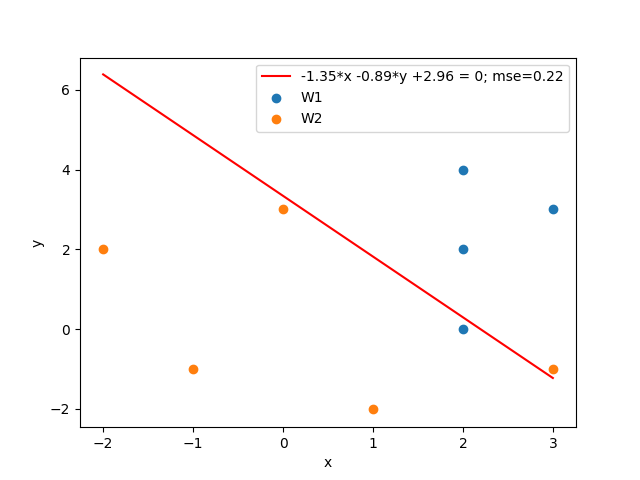

This figure's Python source:
import numpy as np 
import matplotlib
matplotlib.use('AGG')
import matplotlib.pyplot as plt
fig = plt.figure()

W1 = np.array([(2,0),(2,2),(2,4),(3,3)])
W2 = np.array([(0,3),(-2,2),(-1,-1),(1,-2),(3,-1)])
W3 = np.array([(1,1),(2,0),(2,1),(0,2),(1,3)])
W4 = np.array([(-1,2),(0,0),(-1,0),(-1,1),(0,-2)])

def main(W1,W2):
    X = np.concatenate((W1,W2),axis=0)
    Y = np.concatenate((np.zeros(W1.shape[0]),np.ones(W2.shape[0])),axis=0)
    print(X,Y)
    plt.scatter(W1[:,0],W1[:,1],label='W1')
    plt.scatter(W2[:,0],W2[:,1],label='W2')
    plt.xlabel('x')
    plt.ylabel('y')

    from sklearn.discriminant_analysis import LinearDiscriminantAnalysis
    from sklearn.metrics import mean_squared_error
    model = LinearDiscriminantAnalysis()
    model.fit(X,Y)
    mse = mean_squared_error(Y,model.predict(X))
    print('mse:',mse)
    print(model.intercept_,model.coef_)
    w = model.coef_[0]
    line_x = np.linspace(-2,3)
    line_y = -1/w[1] * (w[0]*line_x + model.intercept_)
    plt.plot(line_x,line_y,c='r',label='{:+.2f}*x {:+.2f}*y {:+.2f} = 0; mse={:.2f}'.format(w[0],w[1],model.intercept_[0],mse))
    plt.legend()
    plt.savefig('fisher.png')

main(W1,W2)
# main(W3,W4)
